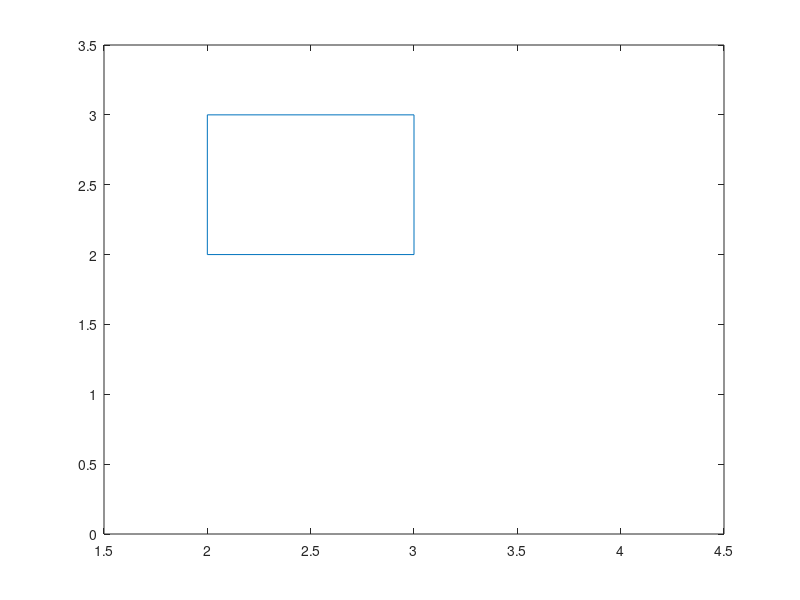

MATLAB code for this plot: (Note: this script raises an error after producing the figure.)
% create box
% first row is horizontal coordinates; second row is vertical coordinates
my_pts = [2 2 3 3 2;2 3 3 2 2];
% write code here to display the original box
fig1=figure(4);
plot([my_pts(1,:)],[my_pts(2,:)])
% write code here to create your 2D rotation matrix my_rot
my_rot = [cos(pi/6),-sin(pi/6); sin(pi/6),-cos(pi/6)];
% write code to perform rotation using my_rot and my_pts and store the result in my_rot_pts
my_rot_pts = [my_pts(1,1)*my_rot(1,1)+my_pts(2,1)*my_rot(1,2)...
    my_pts(1,2)*my_rot(1,1)+my_pts(2,2)*my_rot(1,2)...
    my_pts(1,3)*my_rot(1,1)+my_pts(2,3)*my_rot(1,2)...
    my_pts(1,4)*my_rot(1,1)+my_pts(2,4)*my_rot(1,2)...
    my_pts(1,5)*my_rot(1,1)+my_pts(2,5)*my_rot(1,2)...;
    my_pts(1,1)*my_rot(2,1)+my_pts(2,1)*my_rot(2,2)...
    my_pts(1,2)*my_rot(2,1)+my_pts(2,2)*my_rot(2,2)...
    my_pts(1,3)*my_rot(2,1)+my_pts(2,3)*my_rot(2,2)...
    my_pts(1,4)*my_rot(2,1)+my_pts(2,4)*my_rot(2,2)...
    my_pts(1,5)*my_rot(2,1)+my_pts(2,5)*my_rot(2,2)];



hold on;
%write code to plot output
axis([1.5 4.5 0 3.5]);
plot([my_rot_pts(1,:)],[my_rot_pts(2,:)])
hold on;